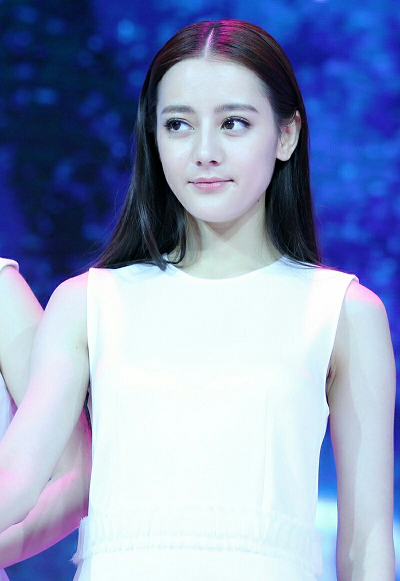
#> input picture data/images/test.png, 400 x 581 px
$ python day003.py
#> lines starting #> are read from the running program, lines starting #| are printed output that depends on the picture; after the words box and inside, x2 and y2 are one past the last pixel; in counts of white or black regions, pixels touching at a corner belong together
'''
Author       : Bingqiang Zhou
Date         : 2021-01-24 18:42:19
LastEditors  : Bingqiang Zhou
LastEditTime : 2021-01-24 20:07:58
Description  : 图像对象的创建与赋值
    Python中Numpy数组对象 - copy, zeros, ones, eye
'''

import cv2 as cv
import numpy as np


src = cv.imread('../data/images/test.png')
#> src is the input picture: shape (581, 400, 3); mean B, G, R 189.6, 154.2, 139.9

## 复制（克隆）
m1 = np.copy(src)

## 赋值
m2 = src

src[100:200, 200:300, :] = 250
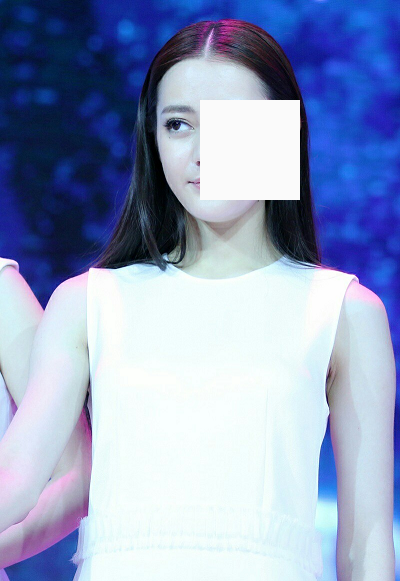
#> src: shape (581, 400, 3); 4.3% of pixels changed, all inside (x1, y1, x2, y2) = (200, 100, 300, 200)
# cv.imshow("m2", m2)

m3 = np.zeros([512, 512], np.uint8)
# cv.imshow("m3", m3)

m4 = np.zeros(src.shape, src.dtype)
# cv.imshow("m4", m4)

m5 = np.ones(src.shape, src.dtype)
# cv.imshow("m5", m5)

m6 = np.eye(100, dtype=np.uint16)
cv.imshow("m6", m6)
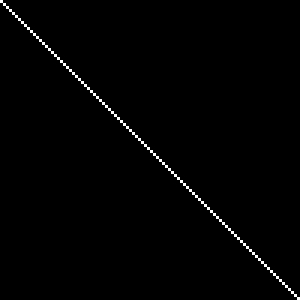
#> window 'm6': shape (100, 100) uint16 (shown 3 times larger); values 0 (black) and 1 (white), 1% white in thin lines or dots

cv.waitKey(0)
cv.destroyAllWindows()
